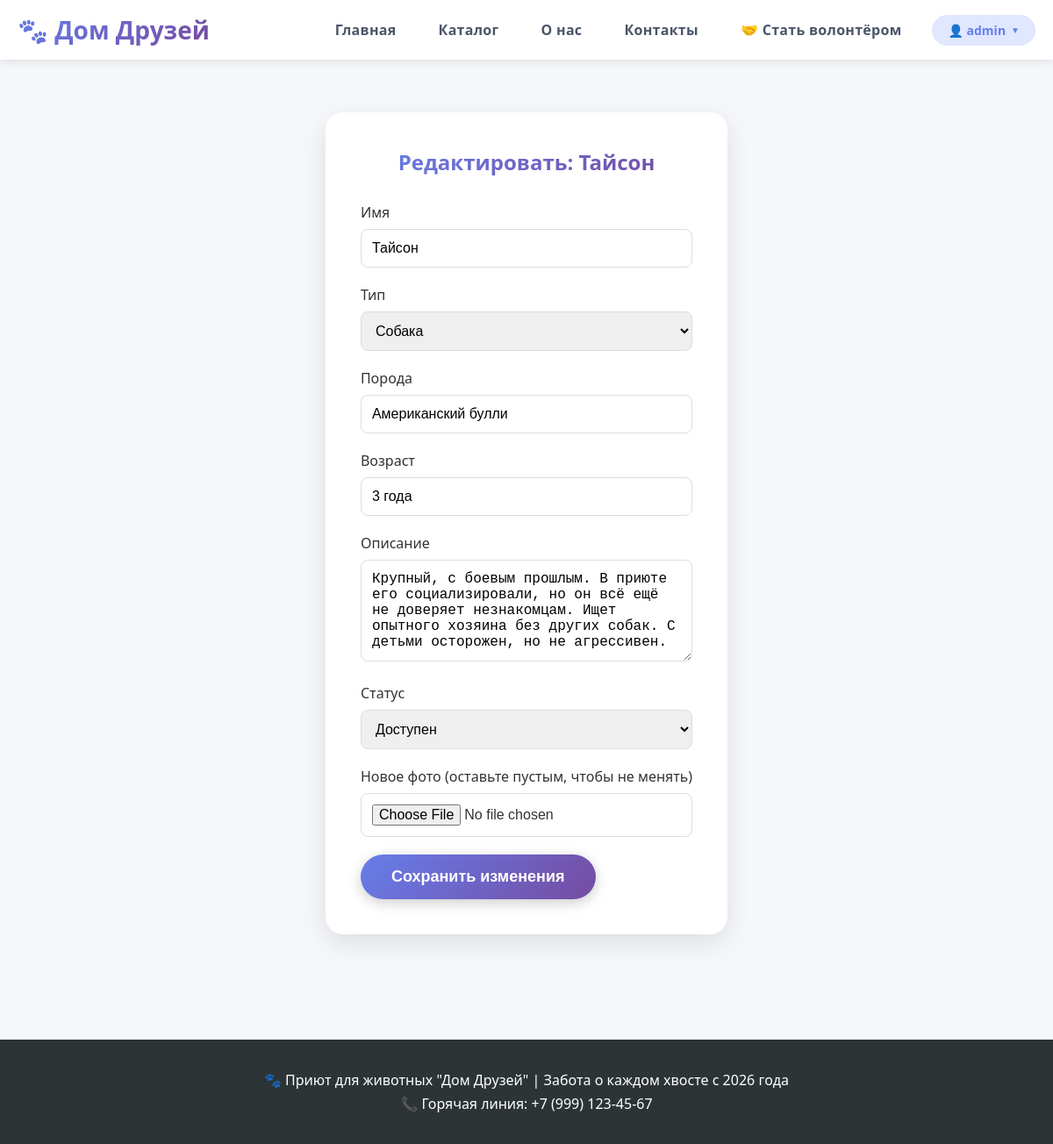
The app's page /admin/edit/26 (signed in) with its own data.
### tables this page shows
CREATE TABLE animals (
        id INTEGER PRIMARY KEY AUTOINCREMENT,
        name TEXT NOT NULL,
        type TEXT NOT NULL,
        breed TEXT,
        age TEXT,
        description TEXT,
        photo TEXT,
        status TEXT DEFAULT 'available',
        created_at TIMESTAMP DEFAULT CURRENT_TIMESTAMP
    );

### app.py (the view, shortened to what this page needs)
@app.route('/admin/edit/<int:animal_id>', methods=['GET', 'POST'])
@admin_required
def edit_animal(animal_id):
    conn = get_db_connection()
    cur = conn.cursor()
    if USE_POSTGRES:
        cur.execute("SELECT * FROM animals WHERE id = %s", (animal_id,))
    else:
        cur.execute("SELECT * FROM animals WHERE id = ?", (animal_id,))
    animal = cur.fetchone()
    cur.close()
    conn.close()
    return render_template('edit_animal.html', animal=animal)

### app.py (called while the page is built)
def get_db_connection():
    if USE_POSTGRES:
        conn = psycopg2.connect(DATABASE_URL, cursor_factory=RealDictCursor)
        return conn
    else:
        conn = sqlite3.connect('shelter.db')
        conn.row_factory = sqlite3.Row
        return conn

def admin_required(f):
    @wraps(f)
    def decorated_function(*args, **kwargs):
        if 'user_id' not in session or session.get('role') != 'admin':
            flash('Доступ запрещён', 'danger')
            return redirect(url_for('index'))
        return f(*args, **kwargs)
    return decorated_function

### templates/edit_animal.html (shortened to what this page needs)
{% extends "base.html" %}
{% block content %}
<section class="admin-form">
    <div class="container">
        <div class="form-container">
            <h2> Редактировать: {{ animal[1] }}</h2>
            <form method="POST" enctype="multipart/form-data">
                <div class="form-group">
                    <label>Имя</label>
                    <input type="text" name="name" value="{{ animal[1] }}" required>
                </div>
                <div class="form-group">
                    <label>Тип</label>
                    <select name="type">
                        <option {% if animal[2]=='Собака' %}selected{% endif %}>Собака</option>
                    </select>
                </div>
                <div class="form-group">
                    <label>Порода</label>
                    <input type="text" name="breed" value="{{ animal[3] }}">
                </div>
                <div class="form-group">
                    <label>Возраст</label>
                    <input type="text" name="age" value="{{ animal[4] }}">
                </div>
                <div class="form-group">
                    <label>Описание</label>
                    <textarea name="description" rows="5">{{ animal[5] }}</textarea>
                </div>
                <div class="form-group">
                    <label>Статус</label>
                    <select name="status">
                        <option value="available" {% if animal[7]=='available' %}selected{% endif %}>Доступен</option>
                    </select>
                </div>
                <div class="form-group">
                    <label>Новое фото (оставьте пустым, чтобы не менять)</label>
                    <input type="file" name="photo" accept="image/*">
                </div>
                <button type="submit" class="btn-primary">Сохранить изменения</button>
            </form>
        </div>
    </div>
</section>
{% endblock %}

### static/css/style.css (style rules this page uses)
* { margin: 0; padding: 0; box-sizing: border-box; }
body { font-family: 'Segoe UI', Tahoma, Geneva, Verdana, sans-serif; background: #f5f7fa; min-height: 100vh; color: #333; }
.container { max-width: 1200px; margin: 0 auto; padding: 0 20px; }
.auth-form, .admin-form { padding: 60px 0; min-height: 70vh; display: flex; align-items: center; }
.form-container { max-width: 500px; margin: 0 auto; background: white; padding: 40px; border-radius: 20px; box-shadow: 0 10px 30px rgba(0,0,0,0.1); }
.form-container h2 { text-align: center; margin-bottom: 30px; background: linear-gradient(135deg, #667eea 0%, #764ba2 100%); -webkit-background-clip: text; -webkit-text-fill-color: transparent; background-clip: text; }
.form-group { margin-bottom: 20px; }
.form-group label { display: block; margin-bottom: 8px; font-weight: 500; color: #333; }
.form-group input, .form-group select, .form-group textarea { width: 100%; padding: 12px; border: 1px solid #ddd; border-radius: 8px; font-size: 16px; transition: 0.3s; }
.btn-primary { display: inline-block; background: linear-gradient(135deg, #667eea 0%, #764ba2 100%); color: white; padding: 15px 35px; border-radius: 50px; text-decoration: none; font-weight: bold; font-size: 18px; transition: 0.3s; border: none; cursor: pointer; box-shadow: 0 4px 15px rgba(0,0,0,0.2); }

### records on screen
animals: name "Тайсон", type "Собака", breed "Американский булли", age "3 года", description "Крупный, с боевым прошлым. В приюте его социализировали, но он всё ещё не доверяет незнакомцам. Ищет опытного хозяина без других собак. С детьми осторожен, но не агрессивен.", status "Доступен"

### other values on screen
{{ session.username }} "admin"
